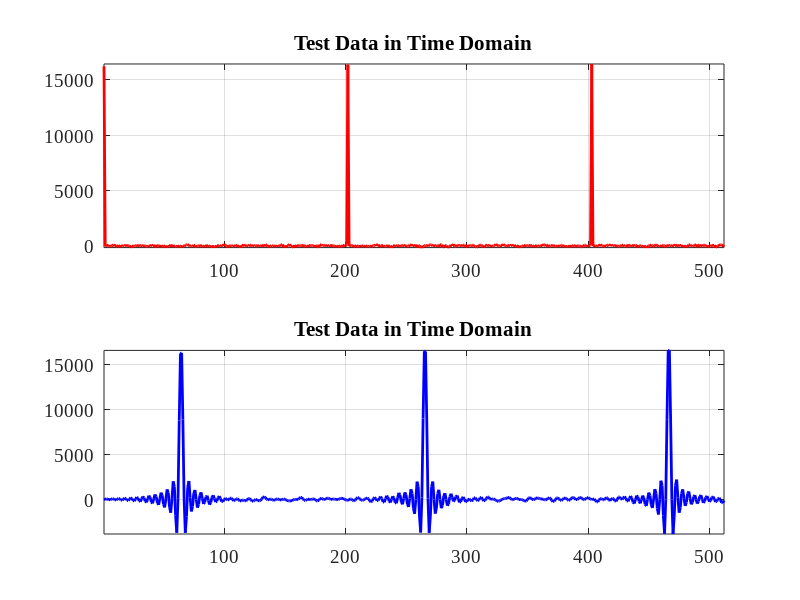
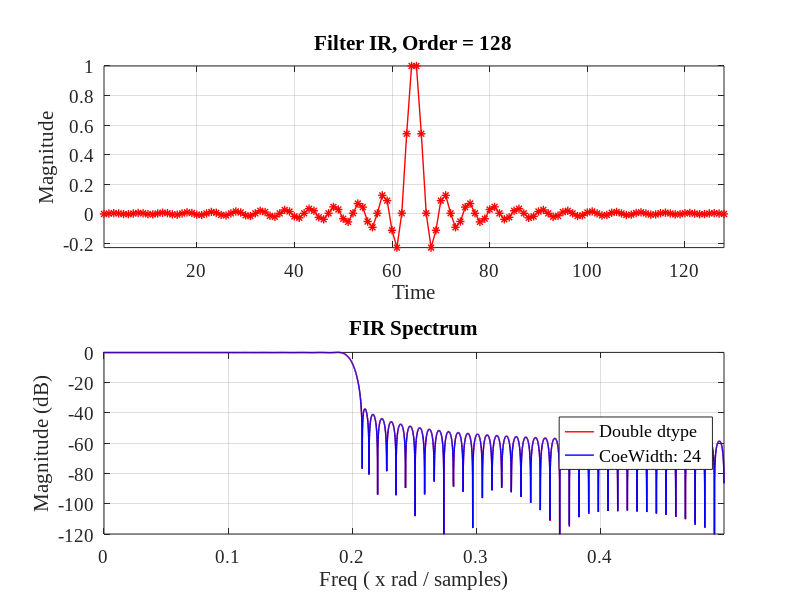
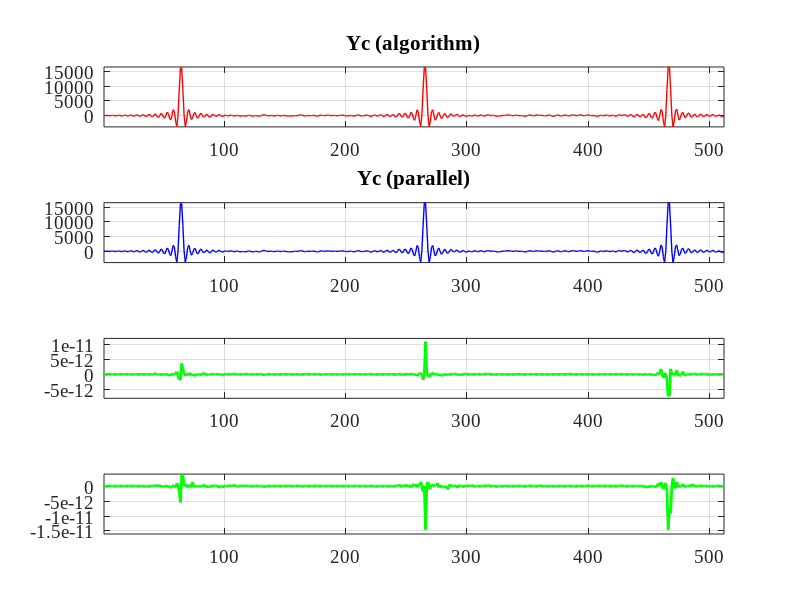

MATLAB code for these plots, in order:
%% -----------------------------------------------------------------------
%
% Title       : test_parallel_fir.m
% Author      : Alexander Kapitanov	
% Company     : AO "Insys"
% E-mail      : sallador@bk.ru 
% Version     : 1.0	 
%
% ------------------------------------------------------------------------
%
% Description : 
%    Create Parallel Finite Impulse Response (FIR) filters for High-Freq signals. 
%    It is like polyphase FIR but is without decimation after last adder!
%
%    For example: IF the input freq > DSP freq you can use interleave mode on the inputs.
%    So you have M = round( Freq[Input] / Freq[DSP] ) points of input signal,
%    You can implement parallel scheme as is. But this method uses AREA resources
%    Improve IR and Input Signal by simple ADD/SUB operation you can optimize it!
%
%    See "FFA FIR filters" for more information.
%      * FFA - fast filter architecture.
%
% Example: L = 2 and NFIR = 128 taps:
%
%  > Common method:
%    Y0 = H0 * X0 + (Z^-2) * H1 * X1
%    Y1 = H0 * X1 + H1 * X0
%    
%    Resources: 4*128 + 2 = 514 DSPs.
%
%  > FFA method (Less Area resources):
%    Y0 = H0 * X0 + (Z^-2) * H1 * X1
%    Y1 = (H0+H1)*(X0+X1) - H0*X0 - H1*X1
%
%    Resources: 3*128 + 5 = 389 DSPs.
%
%  where:
%    > Y0 and Y1 - two parts of output signal (Interleave-2 mode)
%    > X0 and X1 - two parts of input signal  (Even / Odd)
%    > H0 and H1 - two parts of FIR filters coefficients
%  
%  As you can see 1st method takes 4 FIRs and 2 ADD operations. Total DSPs = 514.
%  But the 2nd method takes only 3 FIRs and 5 ADD operations.  Total DSPs = 389.
%  
%  You can save ~24.3% DSPs resources of FPGA for L = 2 and NFIR = 128 taps!!
% 
%  | NFIR | Saved DSPs % |
%  |  64  | 23.643       |
%  | 128  | 24.319       |
%  | 256  | 24.659       |
%  | 512  | 24.829       |
%
% ------------------------------------------------------------------------
%
% Version     : 1.0 
% Date        : 2017.11.29 
%
%% ----------------------------------------------------------------------- 
%
%	GNU GENERAL PUBLIC LICENSE
% Version 3, 29 June 2007
%
%	Copyright (c) 2018 Kapitanov Alexander
%
% This program is free software: you can redistribute it and/or modify
% it under the terms of the GNU General Public License as published by
% the Free Software Foundation, either version 3 of the License, or
% (at your option) any later version.
%
% You should have received a copy of the GNU General Public License
% along with this program.  If not, see <http://www.gnu.org/licenses/>.
%
% THERE IS NO WARRANTY FOR THE PROGRAM, TO THE EXTENT PERMITTED BY
% APPLICABLE LAW. EXCEPT WHEN OTHERWISE STATED IN WRITING THE COPYRIGHT 
% HOLDERS AND/OR OTHER PARTIES PROVIDE THE PROGRAM "AS IS" WITHOUT WARRANTY 
% OF ANY KIND, EITHER EXPRESSED OR IMPLIED, INCLUDING, BUT NOT LIMITED TO, 
% THE IMPLIED WARRANTIES OF MERCHANTABILITY AND FITNESS FOR A PARTICULAR 
% PURPOSE.  THE ENTIRE RISK AS TO THE QUALITY AND PERFORMANCE OF THE PROGRAM 
% IS WITH YOU.  SHOULD THE PROGRAM PROVE DEFECTIVE, YOU ASSUME THE COST OF 
%  ALL NECESSARY SERVICING, REPAIR OR CORRECTION. 
%
%% -----------------------------------------------------------------------		   

% Preparing to work
close all;
clear all;

set(0, 'DefaultAxesFontSize', 14, 'DefaultAxesFontName', 'Times New Roman');
set(0, 'DefaultTextFontSize', 14, 'DefaultTextFontName', 'Times New Roman'); 

% Settings
NFFT = 2^9;            % Sampling Frequency
t = 0:1/NFFT:1-1/NFFT;  % Time vector #1
tt = 1:NFFT;            % Time vector #2

Asig = 2^14-1;
Fsig = 2;
Fm = 1*(NFFT/4);
B = Fm / NFFT;
Ffm = 1;

% For testing FORWARD and INVERSE FFT: FWT
STAGE = log2(NFFT);

%% -------------------------------------------------------------------------- %%
% ---------------- 0: CREATE INPUT DATA FOR CPP/RTL -------------------------- % 
%% -------------------------------------------------------------------------- %%

Rep = 200; % Number of clones for input signal

for i = 1:NFFT
    
  Dat(i,1) = Asig * cos((Fsig*i + B*i*i/2) * 2*pi/NFFT) * sin(i * Ffm * pi / NFFT);
    
  if (mod(i+Rep-1, Rep+1) == Rep)
    Dat(i,1) = Asig;
  else
    Dat(i,1) = 0;
  end   
    
end

% Adding noise to real signal 
%SNR = -50;
SNR = -35;

DatX = awgn(Dat, SNR, 0, 1);        

%Mre = max(abs(DatRe));
%Mim = max(abs(DatIm));
%Mdt = max(Mre, Mim);

%Din(:,1) = round(((2^15 - 1)/Mdt)*DatRe);
%Din(:,2) = round(((2^15 - 1)/Mdt)*DatIm);
%Dcm(:,1) = Din(:,1) + j*Din(:,2);

%% -------------------------------------------------------------------------- %%
% ---------------- 1:  INPUT DATA (TEST MATH SIGNAL) ------------------------- % 
%% -------------------------------------------------------------------------- %%

figure(1) % Plot loaded data in Time Domain
  subplot(2,1,1);
  plot(tt(1:NFFT), DatX, '-', 'LineWidth', 2, 'Color',[1 0  0]);
  grid on;
  hold on;
  axis tight;      
  title(['Test Data in Time Domain']);   

%% -------------------------------------------------------------------------- %%
% ---------------- 2:  FIR FILTER IMPLEMENTATION ----------------------------- % 
%% -------------------------------------------------------------------------- %%

Fcut = 20; % First freq (passband)
Fs = 100; % Sampling freq

N = 128; % Filter order
COE_WIDTH = 24; % Real width for FIR coeffs (Implementation)

BETA = 3; % Beta (Kaiser)
WIND = kaiser(N, BETA); % KAISER WINDOW IS USED!

t = 1:N;
f =  [Fcut]/(Fs/2);

% Filter type: 'low', 'high', 'stop', 'pass';
Hc = fir1(round(N)-1, f, 'low', WIND);
MHc = max(abs(Hc));
Hc = Hc / MHc;
Hc_n = (Hc/max(Hc))*(2^(COE_WIDTH-1)-1);
Hc_r = round(Hc_n);
Hf = 20 * log10(abs(fftshift(fft(Hc_n, 10000))));
Sp_err = 20 * log10(abs(fftshift(fft(Hc_r, 10000))));

ff = -0.5:1/10000:0.5-1/10000;

% Plot FIR in T/F Domains
figure(2)
  subplot(2,1,1);
  plot(t, Hc, '*-', 'LineWidth', 1, 'Color',[1 0 0]);
  axis tight;
  title(['Filter IR, Order = ',num2str(N)]);
  xlabel ('Time');
  ylabel ('Magnitude');
  grid on;

  subplot(2,1,2);
  plot(ff, Hf-max(Hf), '-', 'LineWidth', 1, 'Color',[1 0 0]);
  hold on
  
  plot(ff, Sp_err-max(Sp_err), '-', 'LineWidth', 1, 'Color',[0 0 1]);
  grid on;
  axis([0 ff(10000) -120 0]) 
  title('FIR Spectrum');
  xlabel ('Freq ( x rad / samples)');
  ylabel ('Magnitude (dB)');  
  legend ('Double dtype', ['CoeWidth: ',num2str(COE_WIDTH)], 'location', 'east'); 


%% -------------------------------------------------------------------------- %%
% ---------------- 3:  FILTER INPUT SIGNAL ----------------------------------- % 
%% -------------------------------------------------------------------------- %%

% 1) Model: 
Yc_s = filter(Hc, 1, DatX);
figure(1) % Plot loaded data in Time Domain  
  subplot(2,1,2);
  plot(tt(1:NFFT), Yc_s, '-', 'LineWidth', 2, 'Color',[0 0  1])
  grid on
  hold on
  axis tight      
  title(['Test Data in Time Domain'])   

% 2) L=2 (4FIR implemented) 
Xc = DatX;  

% Impulse repsonse:
Hc0 = Hc(1:2:end); % each 2i
Hc1 = Hc(2:2:end); % each 2i+1, where i=0:N/2-1

% Input data:
Xc0 = Xc(1:2:end);
Xc1 = Xc(2:2:end);

Ac0 = filter(Hc0, 1, Xc0);
Ac1 = filter(Hc1, 1, Xc1);

AAc1(1,1) = 0;
AAc1(2:NFFT/2,1) = Ac1(1:NFFT/2-1,1);

Bc0 = filter(Hc0, 1, Xc1);
Bc1 = filter(Hc1, 1, Xc0);

Yc0 = Ac0 + AAc1;
Yc1 = Bc0 + Bc1;

for i = 1:NFFT/2
  for j = 1:2
    if (j == 1)  
      Yc(2*i-1,1) = Yc0(i,1);
    else
      Yc(2*i-0,1) = Yc1(i,1); 
    end
  end   
end

% L = 2 (improved)
Xc01 = filter((Hc0+Hc1), 1, (Xc0+Xc1));
Zc1 = Xc01 - Ac0 - Ac1;

for i = 1:NFFT/2
  for j = 1:2
    if (j == 1)  
      Zc(2*i-1,1) = Yc0(i,1);
    else
      Zc(2*i-0,1) = Zc1(i,1); 
    end
  end   
end


Yc_diff = Yc-Yc_s;
Zc_diff = Zc-Yc_s;
figure(3) % Plot loaded data in Time Domain  
  subplot(4,1,1);
  plot(tt(1:NFFT), Yc_s, '-', 'LineWidth', 1, 'Color',[1 0 0])
  grid on
  hold on
  axis tight      
  title(['Yc (algorithm)'])   
  
  subplot(4,1,2);
  plot(tt(1:NFFT), Yc, '-', 'LineWidth', 1, 'Color',[0 0 1])
  grid on
  hold on
  axis tight      
  title(['Yc (parallel)'])  
  
  subplot(4,1,3);
  plot(tt(1:NFFT/1), Yc_diff(1:NFFT/1), '-', 'LineWidth', 2, 'Color',[0 1 0])
  grid on
  hold on
  axis tight      
  title([''])  
  
  subplot(4,1,4);
  plot(tt(1:NFFT/1), Zc_diff(1:NFFT/1), '-', 'LineWidth', 2, 'Color',[0 1 0])
  grid on
  hold on
  axis tight      
  title([''])   
  
%disp("Y res   : ="), disp(Yc_s(145:149,1));
%disp("Yc1     : ="), disp(Yc1(71:75,1));
%disp("Ac0     : ="), disp(Ac0(71:75,1));
%disp("Ac1     : ="), disp(Ac1(71:75,1));
%disp("Ac0+Ac1 : ="), disp(Ac0(73,1)+Ac1(72,1));
%disp("Ac0+Ac1 : ="), disp(Ac0(74,1)+Ac1(73,1));
%disp("Ac0+Ac1 : ="), disp(Ac0(75,1)+Ac1(74,1));

clear Asig;
clear B;
clear BETA;
clear Hf;
clear Hc_r;
clear MHc;
clear SNR;
clear Sp_err;
clear Hc_n;
clear f;
clear i;
clear j;
clear N;
clear Dat;
clear Fcut;
clear Ffm;
clear Fm;
clear Fs;
clear Fsig;
clear WIND;
clear t;
clear ff;
clear STAGE;
clear SP_err;
clear Rep;
clear COE_WIDTH;